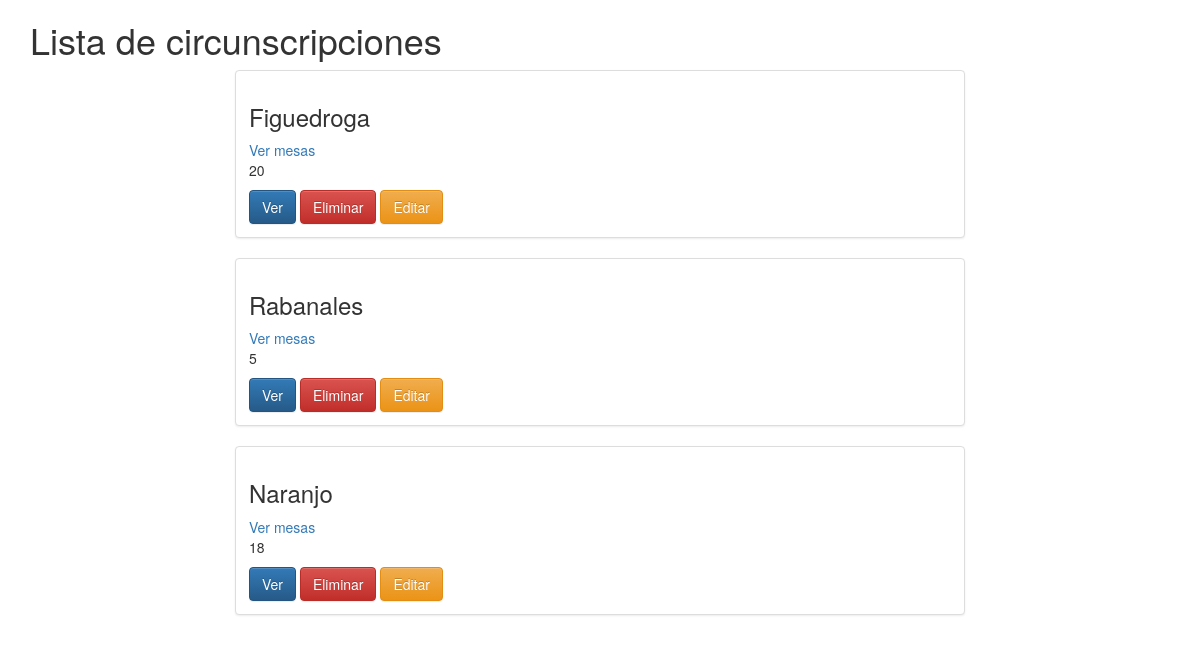
Page /circun_list/ on the committed database.
### sistema/models.py (models this page shows, shortened)
class Circunscripcion(models.Model):
	nombre = models.CharField(max_length=120)
	num_esca = models.IntegerField()
	def get_absolute_url(self):
		return reverse("sistema:circun_detail", kwargs={"pk": self.pk})
	def get_absolute_url_delete(self):
		return reverse("sistema:circun_delete", kwargs={"pk": self.pk})
	def get_absolute_url_update(self):
		return reverse("sistema:circun_update", kwargs={"pk": self.pk})

### sistema/views.py (the view)
# urls.py: url(r'^circun_list/$', views.CircunList.as_view(), name='circun_list'),
class CircunList(ListView):
    model = Circunscripcion
    template_name = "sistema/circun_list.html"

### templates/sistema/circun_list.html (shortened to what this page needs)
{% extends "base.html" %}
{% block content %}
<h1>Lista de circunscripciones</h1>
<div class="col-sm-8 col-sm-offset-2">
{% for obj in object_list %}
<div class="row">
	<div class="col-sm-12">
    	<div class="thumbnail">
      		<div class="caption">
        			<h3>{{obj.nombre}}</h3> <a href="{% url 'sistema:mesa_list' id=obj.pk %}">Ver mesas</a>
 					<p>{{obj.num_esca}}</p>
 					<a href="{{ obj.get_absolute_url }}" class="btn btn-primary" role="button">Ver</a>
 					<a href="{{ obj.get_absolute_url_delete }}" class="btn btn-danger" role="button">Eliminar</a>
 					<a href="{{ obj.get_absolute_url_update }}" class="btn btn-warning" role="button">Editar</a>
 			</div>
 		</div>
 	</div>
 </div>
{% endfor %}
{% endblock content %}

### rows in the picture
Circunscripcion: nombre "Figuedroga", num_esca "20"
Circunscripcion: nombre "Rabanales", num_esca "5"
Circunscripcion: nombre "Naranjo", num_esca "18"
